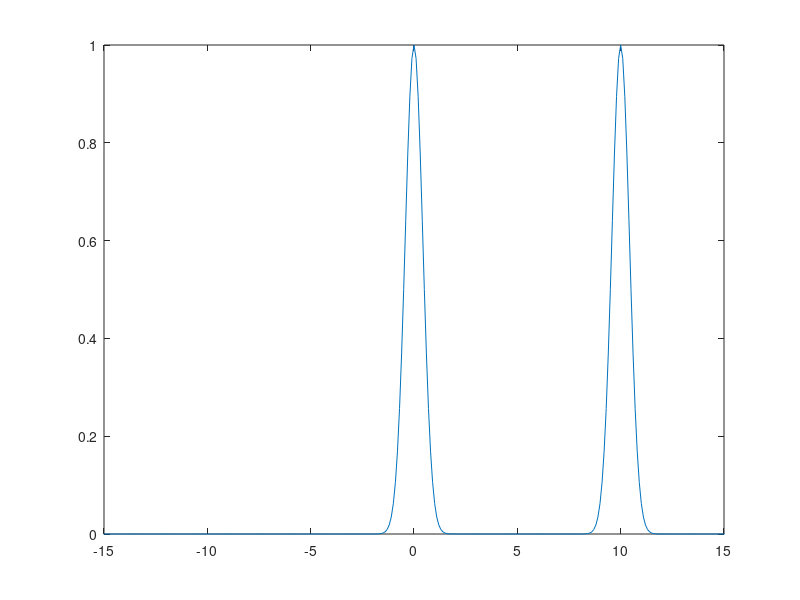
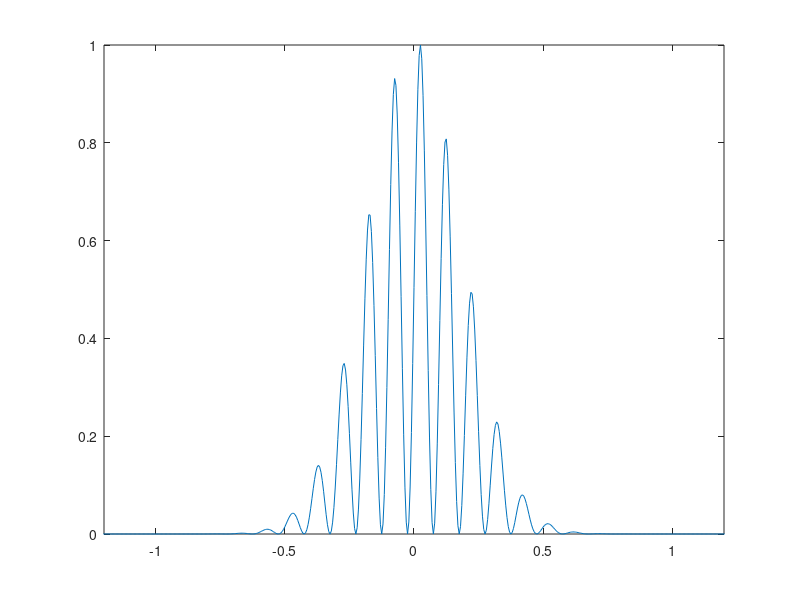
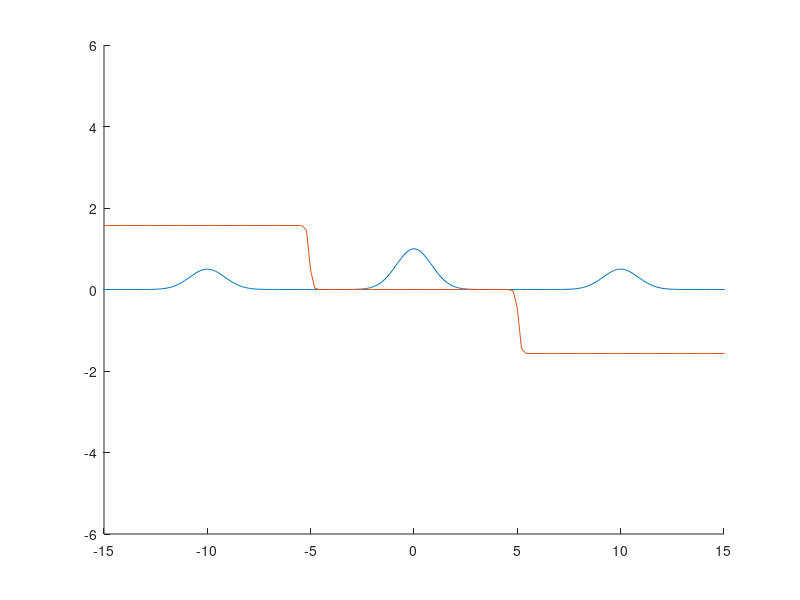

Reproduce these figures in MATLAB, in order. (Note: this script raises an error after producing the figures.)
a1=1;
a2=sqrt(1);
tau=10;
phi=0.5*pi;
dt=0.1;
t=(-100:dt:100)';
N=length(t);
df=1/(max(t)-min(t));
f=df*(-(N-1)/2:(N-1)/2)';
y=a1*exp(-(1.1779*t).^2)+a2*exp(-(1.1779*(t-tau)).^2+1i*phi);
spectrum=fftshift(abs(fft(y)).^2);
spectrum=spectrum./max(spectrum);
spectrum=circshift(spectrum,[0,0]);
autocorr=fftshift(fft(spectrum));
autocorr=autocorr./max(abs(autocorr));
% autocorr2=zeros(N,1);
% for ii=1:N
%     autocorr2(ii)=conj(y)*circshift(y,[0,ii-1])';
% end
% autocorr2=fftshift(autocorr2);
% autocorr2=autocorr2./max(autocorr2);
figure
plot(t,abs(y).^2)
xlim([-15,15])

figure
plot(f,spectrum)
xlim(1.2*[-1,1])

t2=t(1:2:end);
phase=angle(autocorr(1:2:end));
phiTrend=polyfit(t2((t2<2) & (t2>-2)),phase((t2<2) & (t2>-2)),1);
phase2=phase-phiTrend(1)*t2;

figure
hold
plot(t,abs(autocorr),t2,phase2)
%plot(x,abs(autocorr2),x,angle(autocorr2))
xlim([-15,15])

[~,loc]=findpeaks(abs(autocorr(1:2:end)),'minPeakProminence',0.1);
phi1=phase2(loc);
figure
plot(phi1)